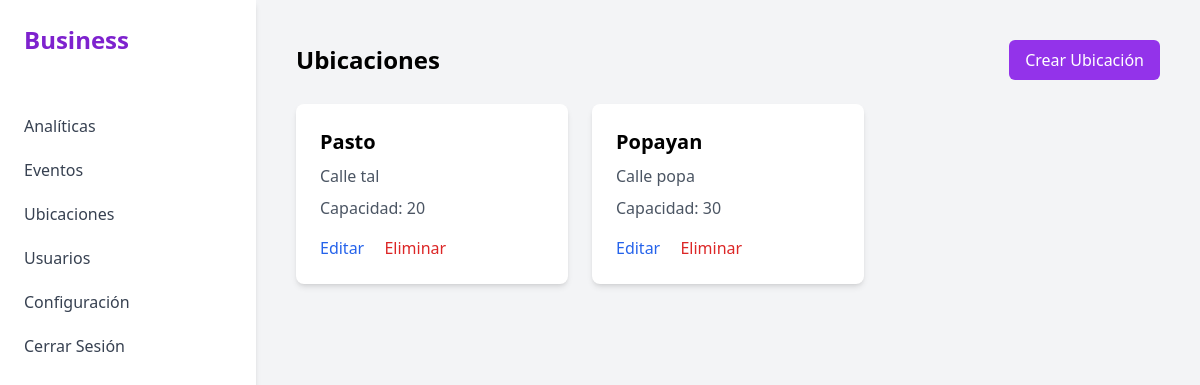
Page /events/locations/ (signed in) on the committed database.
### events/models.py (models this page shows, shortened)
class Location(models.Model):
    name = models.CharField(max_length=100)
    address = models.CharField(max_length=200)
    capacity = models.PositiveIntegerField()

### events/views.py (the view)
# urls.py: path('locations/', LocationListView.as_view(), name='location-list'),
class LocationListView(LoginRequiredMixin, OrganizerRequiredMixin, ListView):
    model = Location
    template_name = 'events/location_list.html'
    context_object_name = 'locations'

### events/views.py (called while the page is built)
    def test_func(self):
        return self.request.user.userprofile.role == 'organizer'

### templates/events/location_list.html (shortened to what this page needs)
{% extends 'base.html' %}
{% block content %}
<div class="flex justify-between items-center mb-6">
    <h1 class="text-2xl font-bold">Ubicaciones</h1>
    <a href="{% url 'events:location-create' %}" class="px-4 py-2 font-medium text-white bg-purple-600 rounded-md hover:bg-purple-700">Crear Ubicación</a>
</div>
<div class="grid grid-cols-1 gap-6 md:grid-cols-2 lg:grid-cols-3">
    {% for location in locations %}
        <div class="p-6 bg-white rounded-lg shadow-md">
            <h2 class="text-xl font-bold">{{ location.name }}</h2>
            <p class="mt-2 text-gray-600">{{ location.address }}</p>
            <p class="mt-2 text-gray-600">Capacidad: {{ location.capacity }}</p>
            <div class="mt-4">
                <a href="{% url 'events:location-update' location.pk %}" class="font-medium text-blue-600 hover:text-blue-500">Editar</a>
                <a href="{% url 'events:location-delete' location.pk %}" class="ml-4 font-medium text-red-600 hover:text-red-500">Eliminar</a>
            </div>
        </div>
    {% empty %}
        <p>No hay ubicaciones disponibles.</p>
    {% endfor %}
</div>
{% endblock %}

### rows in the picture
Location: name "Pasto", address "Calle tal", capacity "20"
Location: name "Popayan", address "Calle popa", capacity "30"
